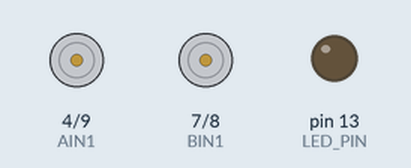
Simulated run of this sketch. Board: Arduino Nano, built with avr-gcc and run on an emulated ATmega328P. On the bench: motor-driver pin pairs drawn as motors (green arrow = first pin HIGH = forward, orange = second pin HIGH = backward, longer = more drive, scaled by the enable pin), output pins drawn as LEDs (lit = HIGH).

Above: at 1.6 s.
At 3.9 s:
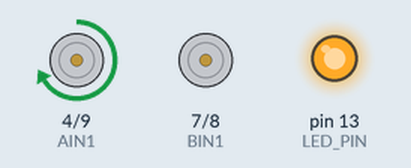
At 6.9 s:
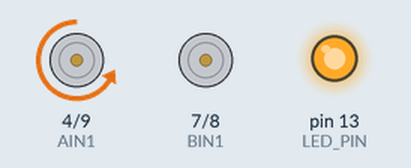
At 11.3 s:
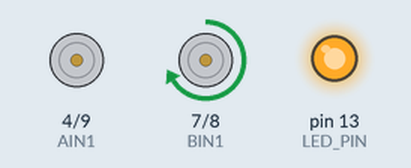
At 21.3 s:
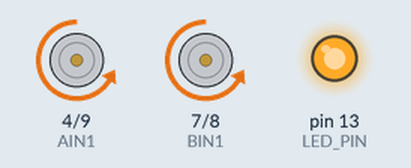
At 37.7 s:
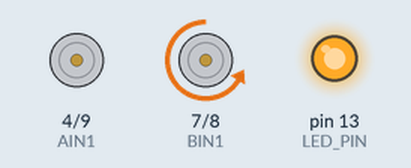
Timing chart, 0 to 39.2 s (numbered marks = the images above):
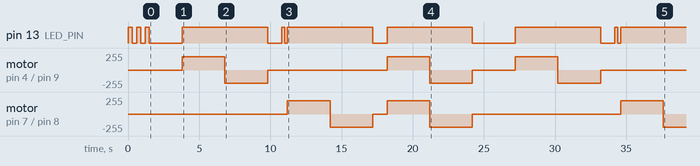

The sketch:

test_simple_visual.ino
```cpp
/*
 * TEST SIMPLE - TB6612FNG DRIVER
 * ================================
 * Para placa Ingeniero Maker con Arduino Nano
 * Driver: TB6612FNG (1.2A nominal, 3A pico)
 *
 * SECUENCIA:
 * 1. LED parpadea 3 veces al inicio
 * 2. Motor A gira (3 seg adelante, 3 seg atrás)
 * 3. Motor B gira (3 seg adelante, 3 seg atrás)
 * 4. Ambos giran juntos
 * 5. Se repite indefinidamente
 *
 * PINES CORRECTOS SEGÚN DATASHEET:
 * Motor A: PWMA=D5, AIN1=D4, AIN2=D9
 * Motor B: PWMB=D6, BIN1=D7, BIN2=D8
 */

// --- Pines Motor A (TB6612FNG) ---
#define PWMA 5   // PWM velocidad Motor A
#define AIN1 4   // Dirección Motor A
#define AIN2 9   // Dirección Motor A

// --- Pines Motor B (TB6612FNG) ---
#define PWMB 6   // PWM velocidad Motor B
#define BIN1 7   // Dirección Motor B
#define BIN2 8   // Dirección Motor B

#define LED_PIN 13  // LED integrado del Arduino

int velocidad = 200;  // Velocidad de prueba (0-255)

void setup() {
  pinMode(AIN1, OUTPUT);
  pinMode(AIN2, OUTPUT);
  pinMode(PWMA, OUTPUT);
  pinMode(BIN1, OUTPUT);
  pinMode(BIN2, OUTPUT);
  pinMode(PWMB, OUTPUT);
  pinMode(LED_PIN, OUTPUT);

  // Indicador visual de inicio
  for(int i=0; i<3; i++) {
    digitalWrite(LED_PIN, HIGH);
    delay(300);
    digitalWrite(LED_PIN, LOW);
    delay(300);
  }

  delay(2000);  // Espera antes de empezar
}

void loop() {
  // LED encendido = Motor A
  digitalWrite(LED_PIN, HIGH);

  // Motor A adelante
  digitalWrite(AIN1, HIGH);
  digitalWrite(AIN2, LOW);
  analogWrite(PWMA, velocidad);
  delay(3000);

  // Motor A atrás
  digitalWrite(AIN1, LOW);
  digitalWrite(AIN2, HIGH);
  analogWrite(PWMA, velocidad);
  delay(3000);

  // Apagar A
  digitalWrite(AIN1, LOW);
  digitalWrite(AIN2, LOW);
  analogWrite(PWMA, 0);
  digitalWrite(LED_PIN, LOW);
  delay(1000);

  // LED parpadeante = Motor B
  digitalWrite(LED_PIN, HIGH);
  delay(200);
  digitalWrite(LED_PIN, LOW);
  delay(200);
  digitalWrite(LED_PIN, HIGH);

  // Motor B adelante
  digitalWrite(BIN1, HIGH);
  digitalWrite(BIN2, LOW);
  analogWrite(PWMB, velocidad);
  delay(3000);

  // Motor B atrás
  digitalWrite(BIN1, LOW);
  digitalWrite(BIN2, HIGH);
  analogWrite(PWMB, velocidad);
  delay(3000);

  // Apagar B
  digitalWrite(BIN1, LOW);
  digitalWrite(BIN2, LOW);
  analogWrite(PWMB, 0);
  digitalWrite(LED_PIN, LOW);
  delay(1000);

  // LED constante = Ambos motores
  digitalWrite(LED_PIN, HIGH);

  // Ambos adelante
  digitalWrite(AIN1, HIGH);
  digitalWrite(AIN2, LOW);
  analogWrite(PWMA, velocidad);
  digitalWrite(BIN1, HIGH);
  digitalWrite(BIN2, LOW);
  analogWrite(PWMB, velocidad);
  delay(3000);

  // Ambos atrás
  digitalWrite(AIN1, LOW);
  digitalWrite(AIN2, HIGH);
  analogWrite(PWMA, velocidad);
  digitalWrite(BIN1, LOW);
  digitalWrite(BIN2, HIGH);
  analogWrite(PWMB, velocidad);
  delay(3000);

  // Apagar todo
  digitalWrite(AIN1, LOW);
  digitalWrite(AIN2, LOW);
  analogWrite(PWMA, 0);
  digitalWrite(BIN1, LOW);
  digitalWrite(BIN2, LOW);
  analogWrite(PWMB, 0);
  digitalWrite(LED_PIN, LOW);

  delay(3000);  // Pausa antes de repetir
}
```

Measured:
- by itself, pin 13 (LED_PIN): HIGH → LOW at 0.30 s, → HIGH 0.30 s later, → LOW 0.30 s later, → HIGH 0.30 s later, … (18 changes in this stretch)
- by itself, motor on pin 4 (AIN1) / pin 9 (AIN2): stopped → forward 200/255 at 3.8 s, → backward 200/255 3.0 s later, → stopped 3.0 s later, → forward 200/255 8.4 s later, … (9 changes in this stretch)
- by itself, motor on pin 7 (BIN1) / pin 8 (BIN2): stopped → forward 200/255 at 11.2 s, → backward 200/255 3.0 s later, → stopped 3.0 s later, → forward 200/255 1.0 s later, … (8 changes in this stretch)
